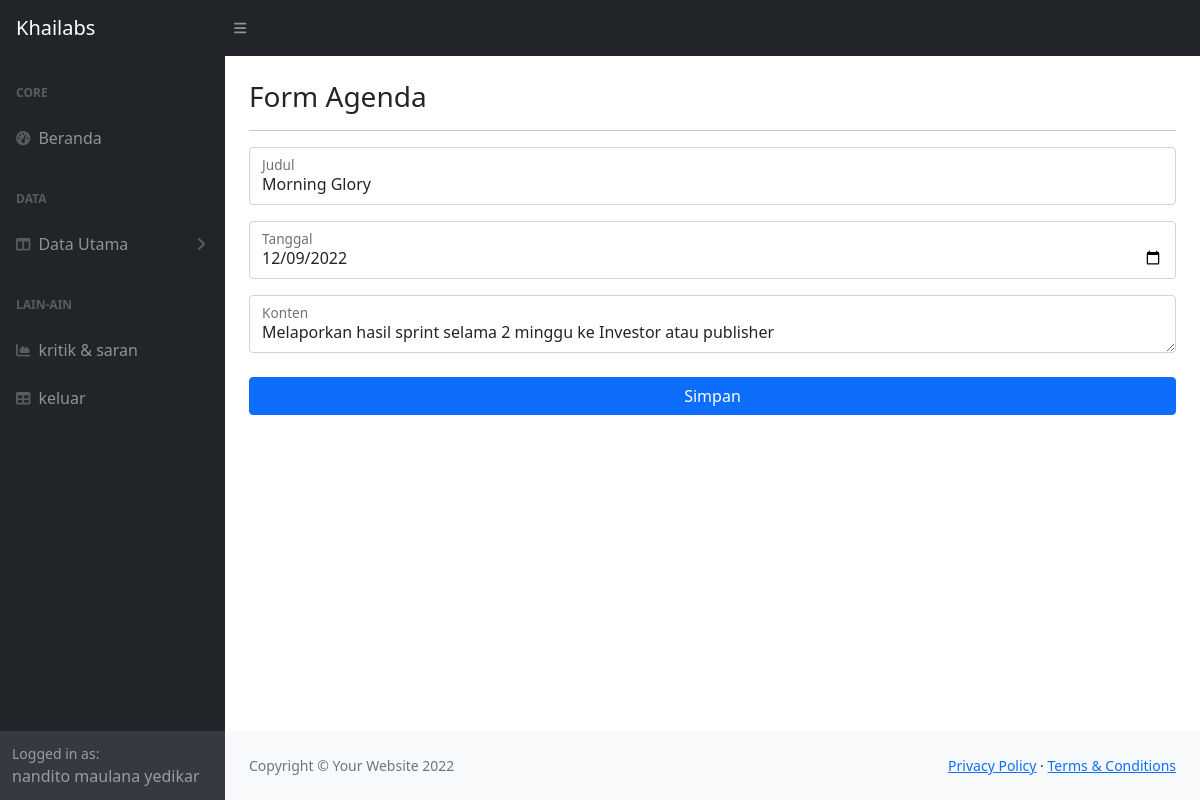
The page /admin/?hal=ubahagenda&id=3 (signed in) on the database its author committed.
### tables this page shows
CREATE TABLE `tb_agenda` (
  `id_agenda` int(11) NOT NULL,
  `judul_agenda` text NOT NULL,
  `konten_agenda` text NOT NULL,
  `tanggal` date NOT NULL,
  `id_user` int(11) NOT NULL
);

### admin/halaman/ubahagenda.php (the view, shortened to what this page needs)
<?php
    $id = $_GET['id'];
    $sql = "SELECT * FROM tb_agenda WHERE id_agenda = '$id'";
    $q = mysqli_query($k, $sql);
    $r = mysqli_fetch_assoc($q);
?>
<h3 class="mt-4">Form Agenda</h3>
<hr>
<form method="post" action="">
    <div class="row mb-3">
        <div class="col-md-12">
            <div class="form-floating mb-3 mb-md-0">
                <input  name ="txtjudul" value="<?=$r['judul_agenda']?>" class="form-control" type="text" placeholder="Masukkan judul" />
                <label for="inputFirstName">Judul</label>
            </div>
        </div>
    </div>
    <div class="form-floating mb-3">
        <input name ="txttgl" value="<?=$r['tanggal']?>" class="form-control" type="date"/>
        <label>Tanggal</label>
    </div>
    <div class="form-floating mb-3">
        <textarea name="txtkonten" id="" cols="30" rows="10" class="form-control"><?=$r['konten_agenda']?></textarea>
        <label>Konten</label>
    </div>
    <div class="mt-4 mb-0">
        <div class="d-grid">
            <input type="submit" value="Simpan" name="simpan" class="btn btn-primary btn-block">
        </div>
    </div>
</form>

### rows shown on the page
tb_agenda: txtjudul "Morning Glory", txttgl "12/09/2022", txtkonten "Melaporkan hasil sprint selama 2 minggu ke Investor atau publisher"

### other values the page prints
$_SESSION['namauser'] "nandito maulana yedikar"
